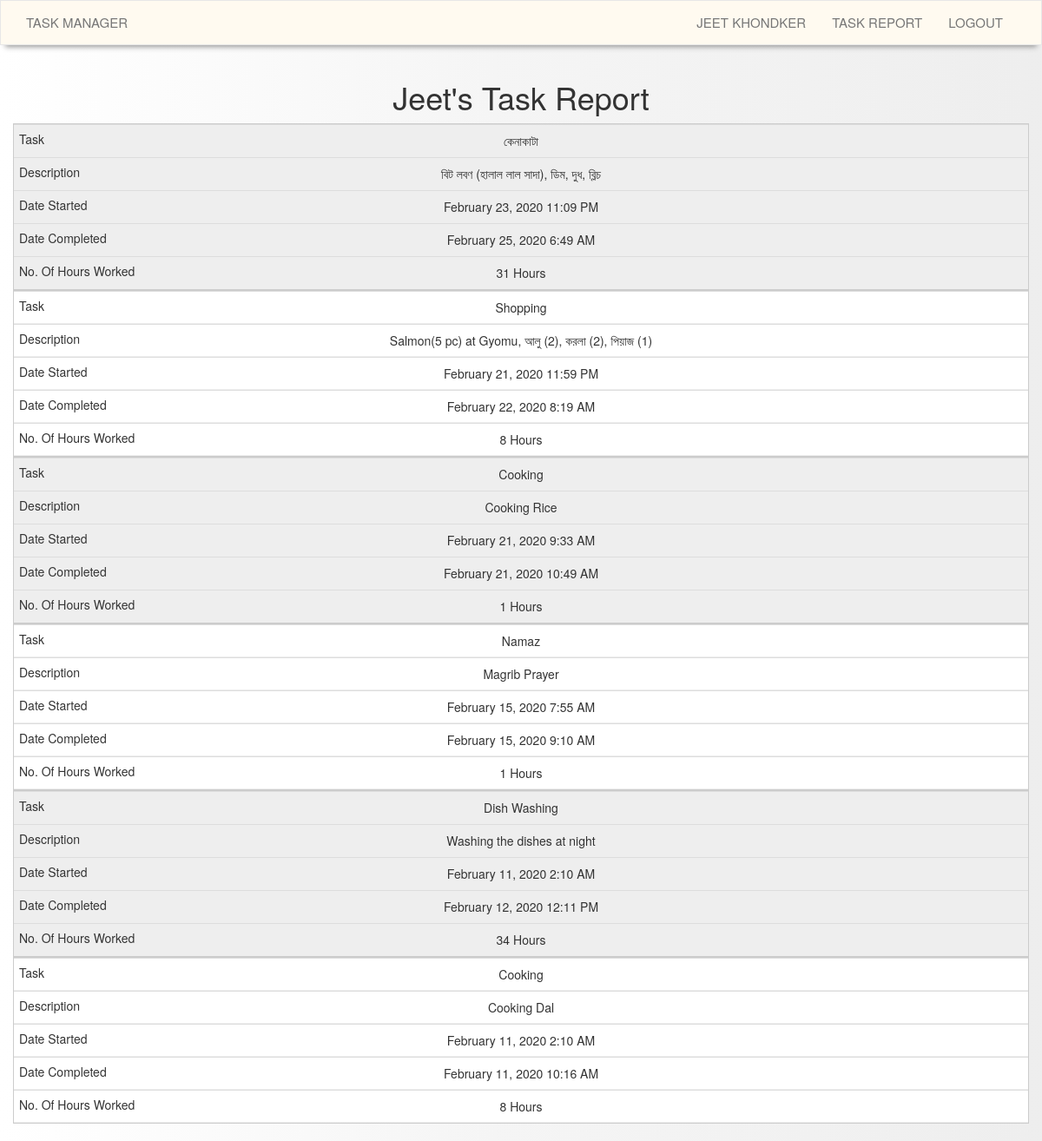
Before: /taskreport/1 (signed in) with the older database file.
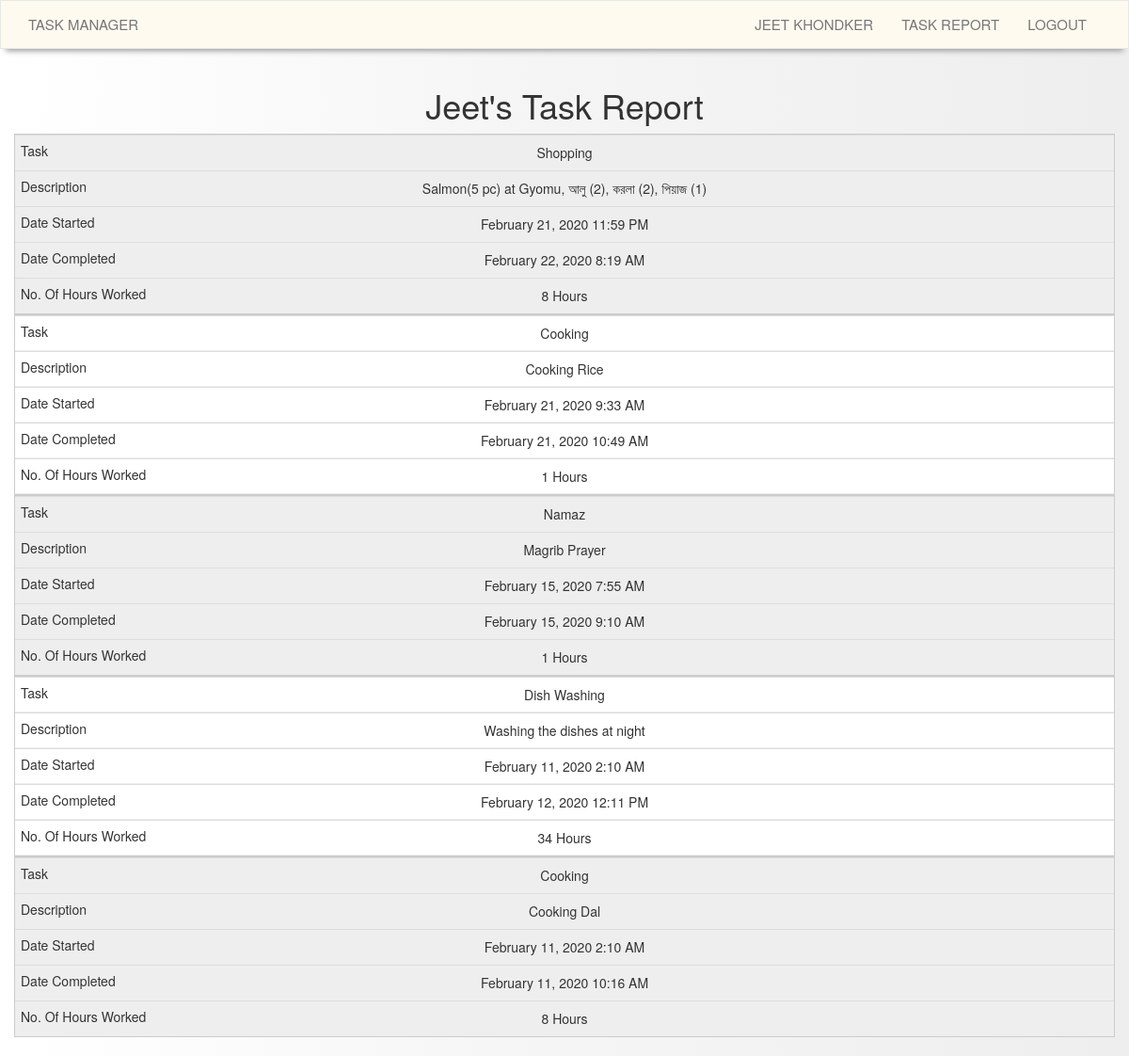
After: the same page with the newer database file.
### app/models.py (models this page shows, shortened)
class User(UserMixin, db.Model):
    __tablename__ = "user"
    id = db.Column(db.Integer, primary_key = True)
    username = db.Column(db.String(64), index = True, unique = True)
    firstName = db.Column(db.String(50))
    lastName = db.Column(db.String(50))
    email = db.Column(db.String(120), index = True, unique = True)
    password_hash = db.Column(db.String(128))
    todoitems = db.relationship("ToDo", backref = "owner", lazy = "dynamic")

class ToDo(db.Model):
    __tablename__ = "todoitems"
    item_id = db.Column(db.Integer, primary_key = True)
    title = db.Column(db.String(100), nullable = False)
    description = db.Column(db.String(200), nullable = False)
    date_created = db.Column(db.DateTime, default = datetime.utcnow)
    date_updated = db.Column(db.DateTime)
    date_completed = db.Column(db.DateTime)
    is_completed = db.Column(db.Boolean, default = False, nullable = False)
    user_id = db.Column(db.Integer, db.ForeignKey("user.id"), nullable = False)

### app/routes.py (the view)
@app.route("/taskreport/<user_id>")
@login_required
def view_taskreport(user_id):
    completed_todoitems = db.session.query(ToDo).filter_by(user_id = current_user.id).filter(ToDo.is_completed == True).order_by(ToDo.date_created.desc()).all()
    return render_template("taskreport.html", completed_todoitems = completed_todoitems)

### app/models.py (called while the page is built)
@login.user_loader
def load_user(id):
    return User.query.get(int(id))

### app/routes.py (called while the page is built)
@app.before_request
def before_request():
    g.locale = str(get_locale())

### app/templates/taskreport.html (shortened to what this page needs)
{% extends "base.html" %}
{% block app_content %}
    <h1 class="text-center">{{ current_user.firstName }}{{ _("\'s Task Report") }}</h1>
    {% if completed_todoitems|length < 1 %}
        <h3 class="text-center">{{ _("Currently you did not complete any tasks,") }} {{ current_user.firstName }}{{ _('.') }}</h3>
    {% else %}
        <table class="table table-dark">
            <tbody>
                {% for completed_items in completed_todoitems %}
                    <tr>
                        {% if completed_items.is_completed == True %}
                            <td class="taskreport">{{ completed_items.title }}</td>
                            <td class="taskreport">{{ completed_items.description }}</td>
                            <td class="taskreport">{{ moment(completed_items.date_created).format("LLL") }}</td>
                            <td class="taskreport">{{ moment(completed_items.date_completed).format("LLL") }}</td>
                            <td class="taskreport">{{ ((completed_items.date_completed - completed_items.date_created).days * 24 + (completed_items.date_completed - completed_items.date_created).seconds / 3600)|int }}&nbsp;{{ _("Hours") }}</td>
                        {% endif %}
                    </tr>
                {% endfor %}
            </tbody>
        </table>
    {% endif %}
{% endblock %}

### app/templates/base.html (shortened to what this page needs)
{% extends "bootstrap/base.html" %}
{% block styles %}
    {{ super() }}
    <link rel="stylesheet" href="{{ url_for('static', filename='css/mobile-style.css') }}">
    <link rel="stylesheet" href="{{ url_for('static', filename='css/pc-style.css') }}">
{% endblock %}
{% block navbar %}
    <nav class="navbar navbar-default navbar-expand-lg navbar-light bg-light" role="navigation">
        <div class="container">
            <div class="navbar-header">
                <a class="navbar-brand text-uppercase" href="{{ url_for('index') }}">{{ _("Task Manager") }}</a>
            </div>
            <div class="collapse navbar-collapse" id="bs-example-navbar-collapse-1">
                <ul class="nav navbar-nav navbar-right">
                    {% if current_user.is_anonymous %}
                        <li><a href="{{ url_for('login') }}">{{ _("Login") }}</a></li>
                    {% else %}
                        <li><a href="{{ url_for('user', username=current_user.username) }}">{{ current_user.firstName }}&nbsp;{{ current_user.lastName }}</a></li>
                        <li><a href="{{ url_for('view_taskreport', user_id=current_user.id) }}">{{ _("Task Report") }}</a></li>
                        <li><a href="{{ url_for('logout') }}">{{ _("Logout") }}</a></li>
                    {% endif %}
                </ul>
            </div>
        </div>
    </nav>
{% endblock %}
{% block content %}
    <div class="container">
        <div class="row">
            {% block app_content %}{% endblock %}
        </div>
    </div>
{% endblock %}

### app/static/css/mobile-style.css (style rules this page uses)
@media only screen and (max-width: 760px), 
(min-device-width: 768px) and (max-device-width: 1024px) { table, thead, tbody, th, td, tr { display: block; } }
@media only screen and (max-width: 760px), 
(min-device-width: 768px) and (max-device-width: 1024px) { tr { border: 1px solid #ccc; } }
@media only screen and (max-width: 760px), 
(min-device-width: 768px) and (max-device-width: 1024px) { td { border: none; border-bottom: 1px solid #eee; position: relative; padding-left: 50%; } }
@media only screen and (max-width: 760px), 
(min-device-width: 768px) and (max-device-width: 1024px) { td:before { position: absolute; top: 6px; left: 6px; width: 45%; padding-right: 10px; white-space: nowrap; } }
@media only screen and (max-width: 760px), 
(min-device-width: 768px) and (max-device-width: 1024px) { td:nth-of-type(1)::before { content: "Task"; text-align: left; } }
@media only screen and (max-width: 760px), 
(min-device-width: 768px) and (max-device-width: 1024px) { td:nth-of-type(2)::before { content: "Description"; text-align: left; } }
@media only screen and (max-width: 760px), 
(min-device-width: 768px) and (max-device-width: 1024px) { td:nth-of-type(3)::before { content: "Date Added"; text-align: left; } }
@media only screen and (max-width: 760px), 
(min-device-width: 768px) and (max-device-width: 1024px) { td:nth-of-type(4)::before { content: "Date Updated"; text-align: left; } }
@media only screen and (max-width: 760px), 
(min-device-width: 768px) and (max-device-width: 1024px) { td:nth-of-type(5)::before { content: "Date Completed"; text-align: left; } }
@media only screen and (max-width: 760px), 
(min-device-width: 768px) and (max-device-width: 1024px) { td.taskreport:nth-of-type(1)::before { content: "Task"; text-align: left; } }
@media only screen and (max-width: 760px), 
(min-device-width: 768px) and (max-device-width: 1024px) { td.taskreport:nth-of-type(2)::before { content: "Description"; text-align: left; } }
@media only screen and (max-width: 760px), 
(min-device-width: 768px) and (max-device-width: 1024px) { td.taskreport:nth-of-type(3)::before { content: "Date Started"; text-align: left; } }
@media only screen and (max-width: 760px), 
(min-device-width: 768px) and (max-device-width: 1024px) { td.taskreport:nth-of-type(4)::before { content: "Date Completed"; text-align: left; } }
@media only screen and (max-width: 760px), 
(min-device-width: 768px) and (max-device-width: 1024px) { td.taskreport:nth-of-type(5)::before { content: "No. Of Hours Worked"; text-align: left; } }
@media only screen and (max-width: 760px), 
(min-device-width: 768px) and (max-device-width: 1024px) { .navbar { background-color: #000; border-radius: 0px; } }
@media only screen and (max-width: 760px), 
(min-device-width: 768px) and (max-device-width: 1024px) { .navbar-brand { color: #fff; text-decoration: none; } }

### app/static/css/pc-style.css (style rules this page uses)
body, html { height: 100%; background: rgba(255,255,255,1); background: -moz-linear-gradient(left, rgba(255,255,255,1) 0%, rgba(245,245,245,0.9) 47%, rgba(237,237,237,0.79) 100%); background: -webkit-gradient(left top, right top, color-stop(0%, rgba(255,255,255,1)), color-stop(47%, rgba(245,245,245,0.9)), color-stop(100%, rgba(237,237,237,0.79))); background: -webkit-linear-gradient(left, rgba(255,255,255,1) 0%, rgba(245,245,245,0.9) 47%, rgba(237,237,237,0.79) 100%); background: -o-linear-gradient(left, rgba(255,255,255,1) 0%, rgba(245,245,245,0.9) 47%, rgba(237,237,237,0.79) 100%); background: -ms-linear-gradient(left, rgba(255,255,255,1) 0%, rgba(245,245,245,0.9) 47%, rgba(237,237,237,0.79) 100%); background: linear-gradient(to right, rgba(255,255,255,1) 0%, rgba(245,245,245,0.9) 47%, rgba(237,237,237,0.79) 100%); filter: progid:DXImageTransform.Microsoft.gradient( startColorstr='#ffffff', endColorstr='#ededed', GradientType=1 ); }
* { box-sizing: border-box; }
a { color: #000; text-decoration: none; }
.navbar-brand { text-transform: uppercase; font-size: 15px; }
.navbar { background-color: #fffaf0; -webkit-box-shadow: 0 8px 6px -6px #999; -moz-box-shadow: 0 8px 6px -6px #999; box-shadow: 0 8px 6px -6px #999; }
table tr td { text-align: center; }
.table { background-color: #fff; }
tr:nth-of-type(odd) { background: #eee; }
.nav li a { text-transform: uppercase; font-size: 15px; }

Changed rows visible on the page:
removed ToDo: title "কেনাকাটা", description "বিট লবণ (হালাল লাল সাদা), ডিম, দুধ, ব্লিচ", date_created "February 23, 2020 11:09 PM", date_completed "February 25, 2020 6:49 AM", date_completed+date_created "31"
